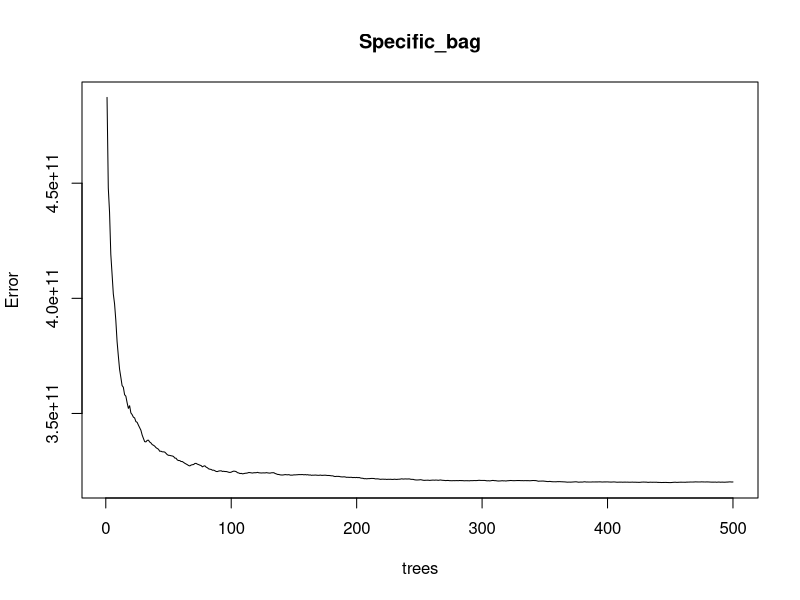
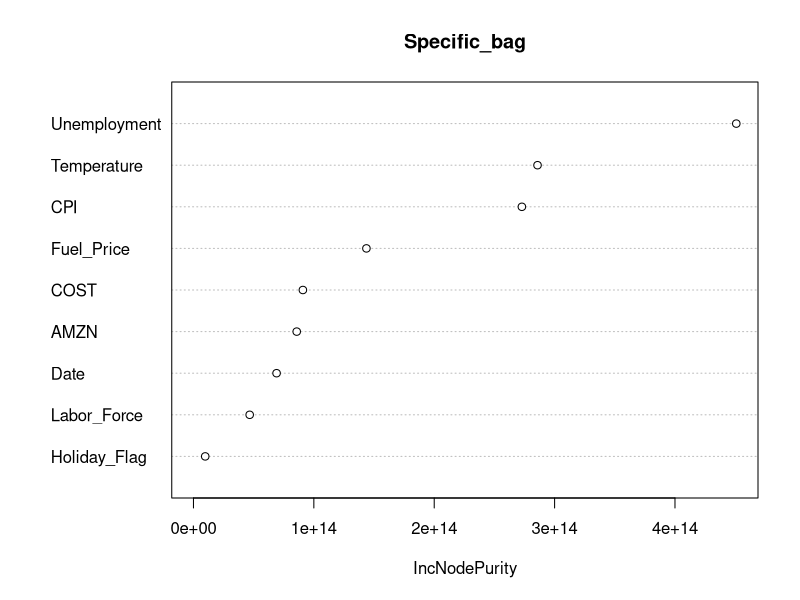

These figures' R source, in order:
## Merging Competition and Sales and Econ
library(readr)
library(tidyverse)
Competition_df <- read_csv("Competition_df.csv")[ , -1]
SalesandEcon_df <- read_csv("SalesandEcon_df.csv")[ , -1]

Combined_df <- full_join(Competition_df, SalesandEcon_df)

## I just realized that the dates for SalesandEcon are by week. And the Competition dates are by day. Which means I have
## to figure out a way to get a weekly metric for Competition. Should I do the average opening price for that week, or should
## I just do the opening price for that specific day? Maybe I could do both? And see which models better?
## Okay I'll do that another time, I'm good with what I have now
## I have the idea to do Friday stock - Monday stock as a column to reflect stock performance for the week

Specific_df <- SalesandEcon_df %>% inner_join(Competition_df)
Specific_df$Store <- as.factor(Specific_df$Store)
Specific_df$Holiday_Flag <- as.factor(Specific_df$Holiday_Flag)

Specific_lm <- lm(Weekly_Sales ~., data=Specific_df)
summary(Specific_lm)


## Random Forest
library(randomForest)
set.seed(123)
Specific_bag <- randomForest(Weekly_Sales ~ .-Store, data = Specific_df,
                        mtry = 3)
plot(Specific_bag)
importance(Specific_bag)
varImpPlot(Specific_bag)
